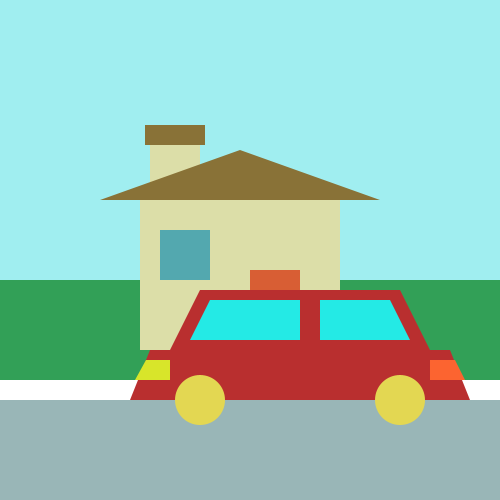
Frame 1 (no input)
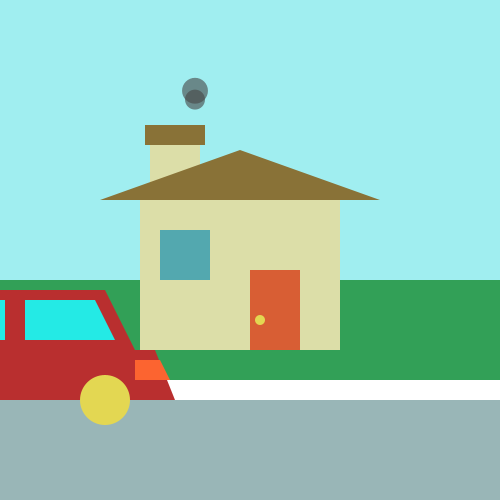
Frame 60 (the mouse pressed at the canvas centre just before this capture)
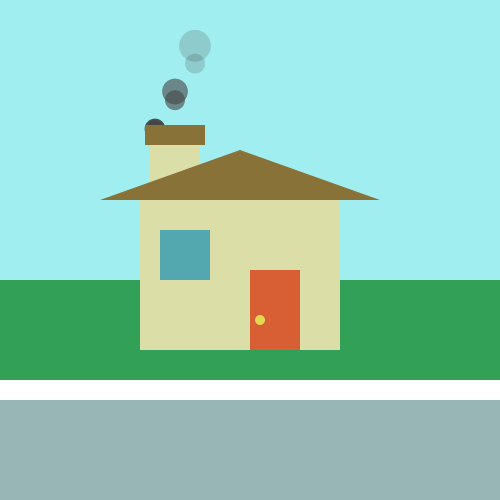
Frame 120 (the mouse held since frame 60 and released just before this capture)

The Processing sketch that drew these frames (run headless with seeded random() and noise(); from frame 60 on, the mouse is pressed at the canvas centre):

// Processing sketch: group_3_assignment4
// ── group_3_assignment4.pde
Smoke smoke1;
Puff puff1;

Smoke smoke2;
Puff puff2;

Smoke smoke3;
Puff puff3;

Car redCar;

Wheel frontWheel;
Wheel backWheel;

float x = 500;
float t = 0.9;

void setup() {
    size(500,500);
    
    
    smoke1 = new Smoke(195,135,20);
    puff1 = new Puff(195,135,20);
    
    smoke2 = new Smoke(175,135,20);
    puff2 = new Puff(175,135,20);
    
    smoke3 = new Smoke(155,135,20);
    puff3 = new Puff(155,135,20);
    
    
    redCar = new Car();
    
    frontWheel = new Wheel();
    backWheel = new Wheel();

}


void draw() {
  background(160,238,240);
  smoke1.display();
  puff1.display();
  
  if (t > 1.5){
    smoke2.display();
    puff2.display();
  }
  
  if (t > 2){
    smoke3.display();
    puff3.display();
  }
  
  
      fill(153,182,183);
    rect(0,400,500,100);
    
    fill(255,255,255);
    rect(0,380,100,20);
    rect(100,380,100,20);
    rect(200,380,100,20);
    rect(300,380,100,20);
    rect(400,380,100,20);
    
   
    
    fill(50,160,87);
    rect(0,280,500,100);
    
    fill(220,222,168);
    rect(140,200,200,150);
    rect(150,130,50,70);
    
    fill(137,114,55);
    triangle(240,150,100,200,380,200);
    rect(145,125,60,20);
    
    fill(83,168,175);
    rect(160,230,50,50);
    
    fill(216,94,52);
    rect(250,270,50,80);
    
    fill(227,215,82);
    ellipse(260,320,10,10);
    


  
  float position = lerp(500,0,t);
  
  x = position;
  
  println(x);
  
  translate(x,200);  
  redCar.display();

  translate(100,150);
  frontWheel.spin();
  
  translate(200,0);
  backWheel.spin();
  
  t += .01;
  

}

// ── Puff.pde
class Puff extends Smoke {
  
  Puff(float x, float y, float dim) {
    
    super(x, y, dim);
  }
  
  void display(){
    super.speed = 0.75;
    super.display();
    dim += 0.1;
    
  }

}

// ── Smoke.pde
class Smoke {
  
  float x, y, dim, ogy, ogdim;  
  float speed = 0.6;
  float a = 255;
  
  Smoke(float xpos, float ypos, float dimension) {
    ogy = ypos;
    ogdim = dimension;
    
    x = xpos;
    y = ypos;
    dim = dimension;
  }
  
  void display() {
    colorMode(HSB);
    fill(0,0,70,a);
    colorMode(RGB);
    noStroke();
    
    if (a < 0){
      y = ogy;
      a = 255;
      dim = ogdim;
    }
    pushMatrix();
    translate(x,y);
    ellipse(0,0, dim, dim);
    popMatrix();
    
    y -= speed;
    a -= 1.7;
  }
  
}

// ── car.pde
class Car {
  
  PShape car;
  
  
  void display(){
    
    car = createShape(GROUP);
    
    PShape hood = createShape();
    hood.beginShape();
    hood.fill(185,47,47);
    noStroke();
    hood.vertex(150,90);
    hood.vertex(350,90);
    hood.vertex(380, 150);
    hood.vertex(120,150);
    hood.endShape();
    
    PShape body = createShape();
    body.beginShape();
    body.fill(185,47,47);
    noStroke();
    body.vertex(100,150);
    body.vertex(400,150);
    body.vertex(420,200);
    body.vertex(80,200);
    body.endShape();
    
    PShape window_1 = createShape();
    window_1.beginShape();
    window_1.fill(36,234,229);
    window_1.vertex(160,100);
    window_1.vertex(250,100);
    window_1.vertex(250,140);
    window_1.vertex(140, 140);
    window_1.endShape();
    
    PShape window_2 = createShape();
    window_2.beginShape();
    window_2.fill(36,234,229);
    window_2.vertex(270,100);
    window_2.vertex(340,100);
    window_2.vertex(360,140);
    window_2.vertex(270, 140);
    window_2.endShape();
   
    PShape f_light = createShape();
    f_light.beginShape();
    f_light.fill(216,229,42);
    f_light.vertex(96,160);
    f_light.vertex(120,160);
    f_light.vertex(120,180);
    f_light.vertex(85,180);
    f_light.endShape();
    
    PShape b_light = createShape();
    b_light.beginShape();
    b_light.fill(252,100,48);
    b_light.vertex(380,160);
    b_light.vertex(405,160);
    b_light.vertex(415,180);
    b_light.vertex(380,180);
    b_light.endShape();
   
    car.addChild(hood);
    car.addChild(body);
    car.addChild(window_1);
    car.addChild(window_2);
    car.addChild(f_light);
    car.addChild(b_light);
    
    shape(car);
 
  
  }

}


class Wheel {

  PShape wheel;
  
  void display(){
    
    wheel = createShape(GROUP);
    PShape tire = createShape(ELLIPSE, 50,50,50,50);

    
    PShape rim = createShape(RECT, 40,40, 20,20);
    rim.beginShape();
    rim.fill(255,255,255);
    rim.endShape();
    
    wheel.addChild(tire);
    wheel.addChild(rim);
    
    shape(wheel);
  }
  
  void spin() {
    display();
  
  }
  
  

}
